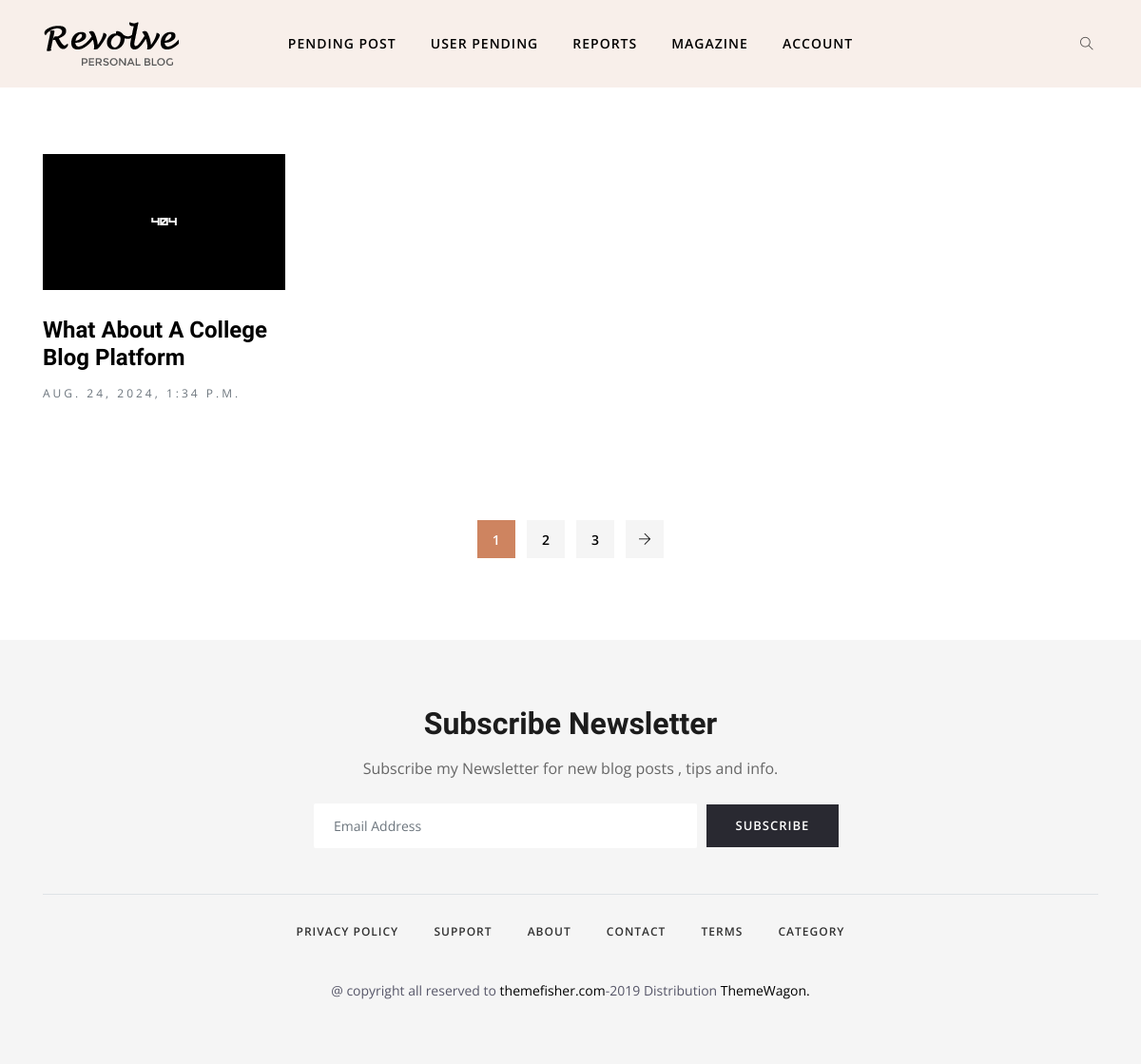
Page /pending on the earlier database version.
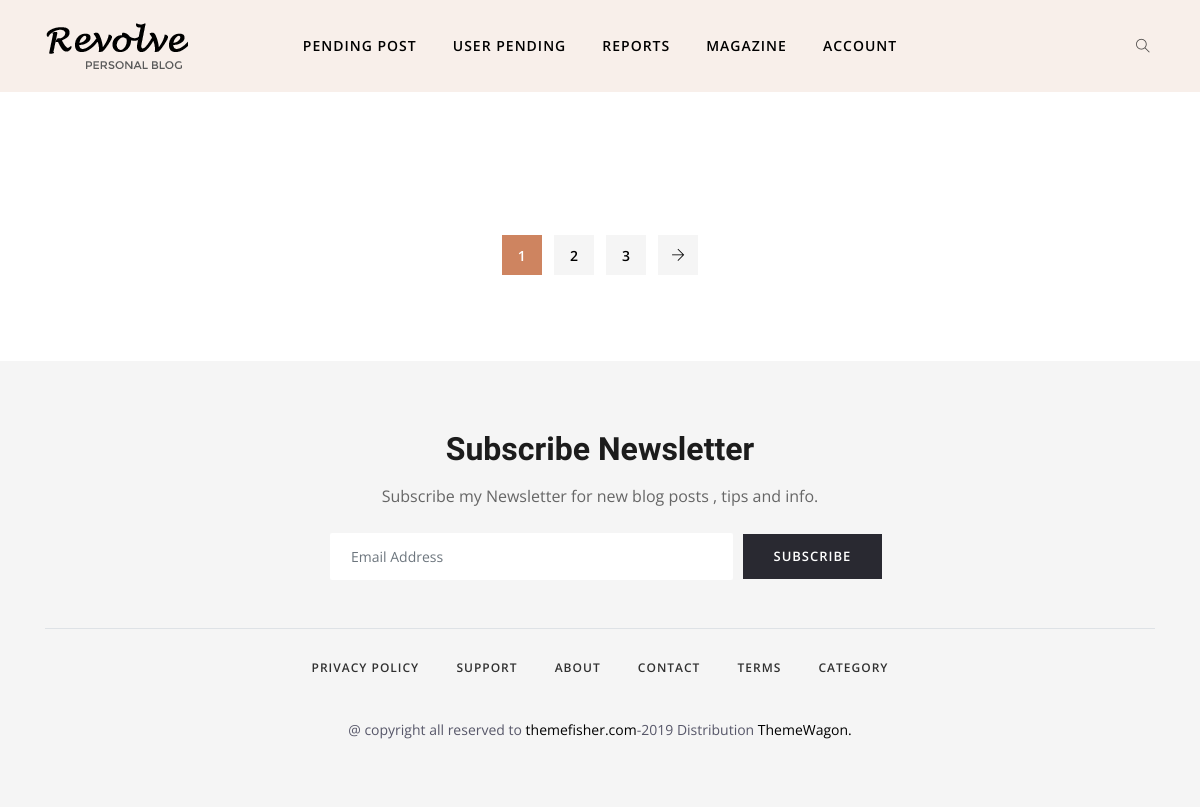
Same page on the later database version.
### posts/models.py (models this page shows, shortened)
class post(models.Model):
    STATUS_CHOICES = [
        ('Pending', 'Pending'),
        ('Approved', 'Approved'),
        ('Rejected', 'Rejected'),
    ]
    id = models.AutoField(primary_key=True)
    user = models.ForeignKey('register.Profile', on_delete=models.CASCADE)
    title = models.CharField(max_length=50)
    content = models.TextField()
    blog_picture = models.ImageField(upload_to='blog_pictures/')
    created_at = models.DateTimeField(auto_now_add=True)
    like = models.PositiveIntegerField(default=0)
    status = models.CharField(max_length=10, choices=STATUS_CHOICES, default='Pending')
    admin_comment = models.TextField(blank=True, null=True)
    showing = models.BooleanField(default=True)

### super/views.py (the view)
# urls.py: path('pending',views.pending,name = "pending"),
def pending(request):
    ch = request.user
    prf = Profile.objects.all()
    pst = post.objects.filter(status='Pending')
    return render(request,'pending_post.html',{'key':pst})

### templates/pending_post.html (shortened to what the changed rows need)
{% load static %}
<!DOCTYPE html>
<html lang="en">
<head>
	<link rel="stylesheet" href={% static "plugins/bootstrap/css/bootstrap.min.css"  %}>
	<link rel="stylesheet" href={% static "plugins/themify/css/themify-icons.css" %}>
	<link rel="stylesheet" href={% static "plugins/slick-carousel/slick-theme.css" %}>
	<link rel="stylesheet" href={% static "plugins/slick-carousel/slick.css" %}>
	<link rel="stylesheet" href={% static "plugins/owl-carousel/owl.carousel.min.css"  %}>
	<link rel="stylesheet" href={% static "plugins/owl-carousel/owl.theme.default.min.css"  %}>
	<link rel="stylesheet" href={% static "plugins/magnific-popup/magnific-popup.css"  %}>
	<link rel="stylesheet" href={% static "css/style.css"  %}>
</head>
<body>
	<section class="section-padding">
		<div class="container">
			<div class="row">
				<div class="col-lg-12 col-md-12 col-sm-12 col-xs-12">
					<div class="row">
						{% for item in key %}
						<div class="col-lg-3 col-md-6">
							<article class="post-grid mb-5">
								<a class="post-thumb mb-4 d-block" href={% url 'single' item.id %}>
									<img src={{ item.blog_picture.url }} alt="" class="img-fluid w-100">
								<h3 class="post-title mt-1"><a href={% url 'single' item.id %}>{{ item.title }}</a></h3>
								<span class="text-muted letter-spacing text-uppercase font-sm">{{ item.created_at}}</span>
							</article>
						</div>
						{% endfor %}
					</div>
				</div>
			</div>
		</div>
	</section>
	<section class="footer-2 section-padding gray-bg pb-5">
		<div class="container">
			<div class="row justify-content-center">
				<div class="col-lg-6">
					<div class="subscribe-footer text-center">
						<div class="form-group mb-0">
							<h2 class="mb-3">Subscribe Newsletter</h2>
						</div>
					</div>
				</div>
			</div>
		</div>
	</section>
</body>
</html>

Differences in the rows shown:
no longer on this page (row edited): post: blog_picture (picture), title "What About A College Blog Platform", created_at "AUG. 24, 2024, 1:34 P.M."
